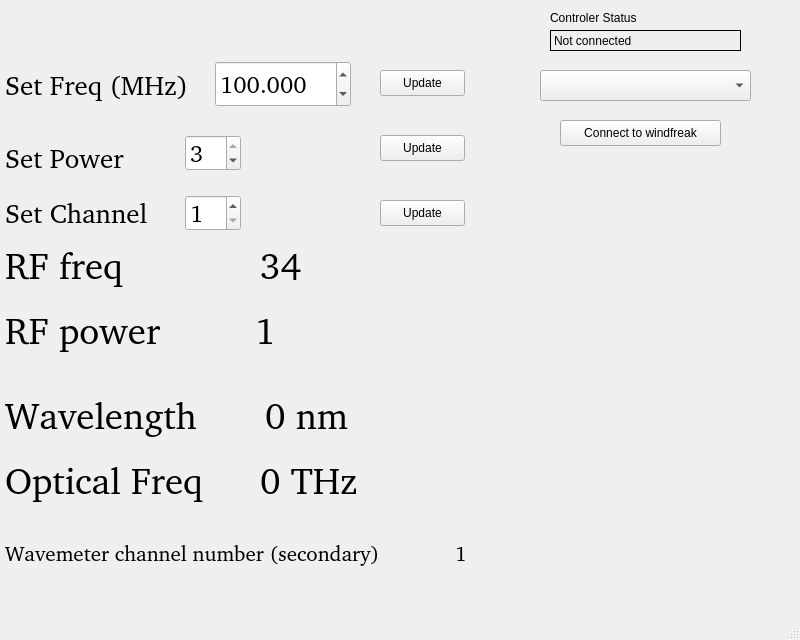
<?xml version="1.0" encoding="UTF-8"?>
<ui version="4.0">
 <class>Windfreak_qt</class>
 <widget class="QMainWindow" name="Windfreak_qt">
  <property name="geometry">
   <rect>
    <x>0</x>
    <y>0</y>
    <width>800</width>
    <height>640</height>
   </rect>
  </property>
  <property name="windowTitle">
   <string>Windfreak2 USB controller</string>
  </property>
  <widget class="QWidget" name="centralwidget">
   <widget class="QPushButton" name="ButtonUpdate_freq">
    <property name="geometry">
     <rect>
      <x>380</x>
      <y>70</y>
      <width>85</width>
      <height>26</height>
     </rect>
    </property>
    <property name="text">
     <string>Update</string>
    </property>
   </widget>
   <widget class="QLabel" name="label">
    <property name="geometry">
     <rect>
      <x>5</x>
      <y>70</y>
      <width>196</width>
      <height>31</height>
     </rect>
    </property>
    <property name="font">
     <font>
      <family>Noto Sans [unknown]</family>
      <pointsize>20</pointsize>
     </font>
    </property>
    <property name="text">
     <string>Set Freq (MHz)</string>
    </property>
   </widget>
   <widget class="QPushButton" name="ButtonConnect">
    <property name="geometry">
     <rect>
      <x>560</x>
      <y>120</y>
      <width>161</width>
      <height>26</height>
     </rect>
    </property>
    <property name="text">
     <string>Connect to windfreak</string>
    </property>
   </widget>
   <widget class="QLabel" name="label_4">
    <property name="geometry">
     <rect>
      <x>550</x>
      <y>10</y>
      <width>111</width>
      <height>16</height>
     </rect>
    </property>
    <property name="text">
     <string>&lt;html&gt;&lt;head/&gt;&lt;body&gt;&lt;p&gt;Controler Status&lt;/p&gt;&lt;/body&gt;&lt;/html&gt;</string>
    </property>
   </widget>
   <widget class="QComboBox" name="comboSerialBox">
    <property name="geometry">
     <rect>
      <x>540</x>
      <y>70</y>
      <width>211</width>
      <height>31</height>
     </rect>
    </property>
   </widget>
   <widget class="QLabel" name="control_label">
    <property name="geometry">
     <rect>
      <x>550</x>
      <y>30</y>
      <width>191</width>
      <height>21</height>
     </rect>
    </property>
    <property name="frameShape">
     <enum>QFrame::Panel</enum>
    </property>
    <property name="frameShadow">
     <enum>QFrame::Plain</enum>
    </property>
    <property name="text">
     <string>Not connected</string>
    </property>
   </widget>
   <widget class="QLabel" name="label_power">
    <property name="geometry">
     <rect>
      <x>255</x>
      <y>310</y>
      <width>66</width>
      <height>41</height>
     </rect>
    </property>
    <property name="font">
     <font>
      <family>Noto Sans [unknown]</family>
      <pointsize>28</pointsize>
     </font>
    </property>
    <property name="text">
     <string>1</string>
    </property>
   </widget>
   <widget class="QLabel" name="label_freq">
    <property name="geometry">
     <rect>
      <x>260</x>
      <y>245</y>
      <width>436</width>
      <height>41</height>
     </rect>
    </property>
    <property name="font">
     <font>
      <family>Noto Sans [unknown]</family>
      <pointsize>28</pointsize>
     </font>
    </property>
    <property name="text">
     <string>34</string>
    </property>
   </widget>
   <widget class="QLabel" name="label_2">
    <property name="geometry">
     <rect>
      <x>5</x>
      <y>140</y>
      <width>141</width>
      <height>36</height>
     </rect>
    </property>
    <property name="font">
     <font>
      <family>Noto Sans [unknown]</family>
      <pointsize>20</pointsize>
     </font>
    </property>
    <property name="text">
     <string>Set Power</string>
    </property>
   </widget>
   <widget class="QDoubleSpinBox" name="freq_box">
    <property name="geometry">
     <rect>
      <x>215</x>
      <y>61</y>
      <width>136</width>
      <height>46</height>
     </rect>
    </property>
    <property name="font">
     <font>
      <family>Noto Sans [unknown]</family>
      <pointsize>18</pointsize>
     </font>
    </property>
    <property name="decimals">
     <number>3</number>
    </property>
    <property name="minimum">
     <double>36.000000000000000</double>
    </property>
    <property name="maximum">
     <double>4400.000000000000000</double>
    </property>
    <property name="singleStep">
     <double>0.001000000000000</double>
    </property>
    <property name="value">
     <double>100.000000000000000</double>
    </property>
   </widget>
   <widget class="QSpinBox" name="power_box">
    <property name="geometry">
     <rect>
      <x>185</x>
      <y>135</y>
      <width>56</width>
      <height>36</height>
     </rect>
    </property>
    <property name="font">
     <font>
      <family>Noto Sans [unknown]</family>
      <pointsize>18</pointsize>
     </font>
    </property>
    <property name="maximum">
     <number>3</number>
    </property>
    <property name="value">
     <number>3</number>
    </property>
   </widget>
   <widget class="QLabel" name="label_wavelength">
    <property name="geometry">
     <rect>
      <x>265</x>
      <y>390</y>
      <width>506</width>
      <height>51</height>
     </rect>
    </property>
    <property name="font">
     <font>
      <family>Noto Sans [unknown]</family>
      <pointsize>28</pointsize>
     </font>
    </property>
    <property name="text">
     <string>0 nm</string>
    </property>
   </widget>
   <widget class="QLabel" name="label_optical_freq">
    <property name="geometry">
     <rect>
      <x>260</x>
      <y>450</y>
      <width>526</width>
      <height>61</height>
     </rect>
    </property>
    <property name="font">
     <font>
      <family>Noto Sans [unknown]</family>
      <pointsize>28</pointsize>
     </font>
    </property>
    <property name="text">
     <string>0 THz</string>
    </property>
   </widget>
   <widget class="QLabel" name="label_channel">
    <property name="geometry">
     <rect>
      <x>455</x>
      <y>535</y>
      <width>56</width>
      <height>36</height>
     </rect>
    </property>
    <property name="font">
     <font>
      <family>Noto Sans [unknown]</family>
      <pointsize>16</pointsize>
     </font>
    </property>
    <property name="text">
     <string>1</string>
    </property>
   </widget>
   <widget class="QLabel" name="label_channel_2">
    <property name="geometry">
     <rect>
      <x>5</x>
      <y>535</y>
      <width>446</width>
      <height>36</height>
     </rect>
    </property>
    <property name="font">
     <font>
      <family>Noto Sans [unknown]</family>
      <pointsize>16</pointsize>
     </font>
    </property>
    <property name="text">
     <string>Wavemeter channel number (secondary)</string>
    </property>
   </widget>
   <widget class="QLabel" name="label_optical_freq_2">
    <property name="geometry">
     <rect>
      <x>5</x>
      <y>450</y>
      <width>226</width>
      <height>61</height>
     </rect>
    </property>
    <property name="font">
     <font>
      <family>Noto Sans [unknown]</family>
      <pointsize>28</pointsize>
     </font>
    </property>
    <property name="text">
     <string>Optical Freq</string>
    </property>
   </widget>
   <widget class="QLabel" name="label_optical_freq_3">
    <property name="geometry">
     <rect>
      <x>5</x>
      <y>385</y>
      <width>226</width>
      <height>61</height>
     </rect>
    </property>
    <property name="font">
     <font>
      <family>Noto Sans [unknown]</family>
      <pointsize>28</pointsize>
     </font>
    </property>
    <property name="text">
     <string>Wavelength</string>
    </property>
   </widget>
   <widget class="QLabel" name="label_optical_freq_4">
    <property name="geometry">
     <rect>
      <x>5</x>
      <y>235</y>
      <width>226</width>
      <height>61</height>
     </rect>
    </property>
    <property name="font">
     <font>
      <family>Noto Sans [unknown]</family>
      <pointsize>28</pointsize>
     </font>
    </property>
    <property name="text">
     <string>RF freq</string>
    </property>
   </widget>
   <widget class="QLabel" name="label_optical_freq_5">
    <property name="geometry">
     <rect>
      <x>5</x>
      <y>300</y>
      <width>226</width>
      <height>61</height>
     </rect>
    </property>
    <property name="font">
     <font>
      <family>Noto Sans [unknown]</family>
      <pointsize>28</pointsize>
     </font>
    </property>
    <property name="text">
     <string>RF power</string>
    </property>
   </widget>
   <widget class="QLabel" name="label_3">
    <property name="geometry">
     <rect>
      <x>5</x>
      <y>195</y>
      <width>166</width>
      <height>36</height>
     </rect>
    </property>
    <property name="font">
     <font>
      <family>Noto Sans [unknown]</family>
      <pointsize>20</pointsize>
     </font>
    </property>
    <property name="text">
     <string>Set Channel</string>
    </property>
   </widget>
   <widget class="QSpinBox" name="channel_box">
    <property name="geometry">
     <rect>
      <x>185</x>
      <y>195</y>
      <width>56</width>
      <height>36</height>
     </rect>
    </property>
    <property name="font">
     <font>
      <family>Noto Sans [unknown]</family>
      <pointsize>18</pointsize>
     </font>
    </property>
    <property name="minimum">
     <number>1</number>
    </property>
    <property name="maximum">
     <number>8</number>
    </property>
    <property name="value">
     <number>1</number>
    </property>
   </widget>
   <widget class="QPushButton" name="ButtonUpdate_power">
    <property name="geometry">
     <rect>
      <x>380</x>
      <y>135</y>
      <width>85</width>
      <height>26</height>
     </rect>
    </property>
    <property name="text">
     <string>Update</string>
    </property>
   </widget>
   <widget class="QPushButton" name="ButtonUpdate_channel">
    <property name="geometry">
     <rect>
      <x>380</x>
      <y>200</y>
      <width>85</width>
      <height>26</height>
     </rect>
    </property>
    <property name="text">
     <string>Update</string>
    </property>
   </widget>
  </widget>
  <widget class="QMenuBar" name="menubar">
   <property name="geometry">
    <rect>
     <x>0</x>
     <y>0</y>
     <width>800</width>
     <height>27</height>
    </rect>
   </property>
  </widget>
  <widget class="QStatusBar" name="statusbar"/>
 </widget>
 <resources/>
 <connections/>
 <designerdata>
  <property name="gridDeltaX">
   <number>5</number>
  </property>
  <property name="gridDeltaY">
   <number>5</number>
  </property>
  <property name="gridSnapX">
   <bool>true</bool>
  </property>
  <property name="gridSnapY">
   <bool>true</bool>
  </property>
  <property name="gridVisible">
   <bool>true</bool>
  </property>
 </designerdata>
</ui>
